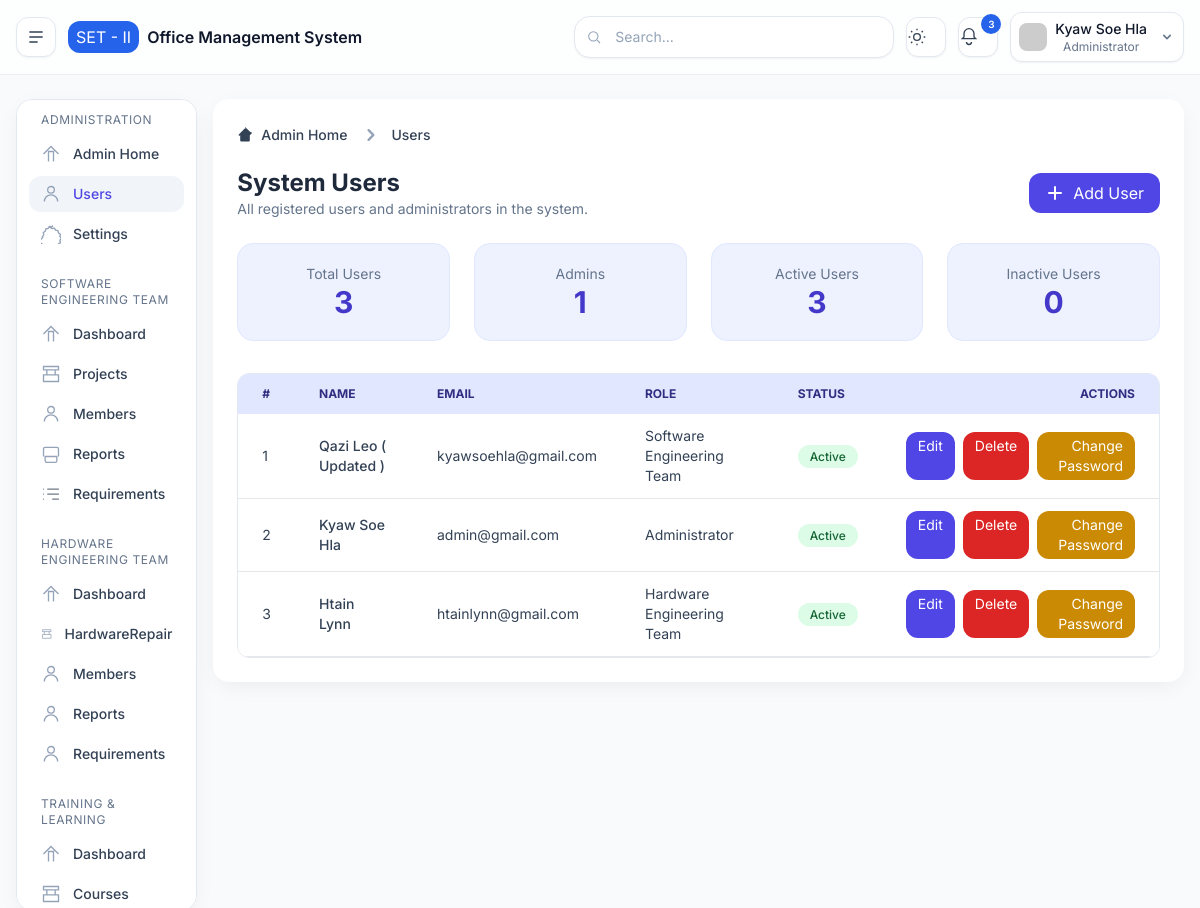
The app's page /dashboard/users/ (signed in) with its own data.
### base/models.py (models this page shows, shortened)
class SystemSettings(models.Model):
    system_name = models.CharField(max_length=100, default="Engineering Management Dashboard")
    organization = models.CharField(max_length=100, default="Software Engineering Team II")
    email_notifications = models.BooleanField(default=True)
    system_warnings = models.BooleanField(default=True)
    weekly_reports = models.BooleanField(default=False)
    session_timeout = models.PositiveIntegerField(default=30)
    updated_at = models.DateTimeField(auto_now=True)

### accounts/models.py (models this page shows, shortened)
class CustomUser(AbstractBaseUser, PermissionsMixin):
    ROLE_CHOICES = [
        ("admin", "Administrator"),
        ("set", "Software Engineering Team"),
        ("het", "Hardware Engineering Team"),
        ("training", "Training & Learning"),
    ]
    id = models.UUIDField(primary_key=True, default=uuid.uuid4, editable=False)
    email = models.EmailField(unique=True)
    full_name = models.CharField(max_length=255)
    role = models.CharField(max_length=20, choices=ROLE_CHOICES, default="‌admin")
    is_active = models.BooleanField(default=True)
    is_staff = models.BooleanField(default=False)
    date_joined = models.DateTimeField(auto_now_add=True)
    groups = models.ManyToManyField(
        "auth.Group",
        related_name="customuser_set",
        blank=True,
        help_text="The groups this user belongs to.",
    )
    user_permissions = models.ManyToManyField(
        "auth.Permission",
        related_name="customuser_permissions",
        blank=True,
        help_text="Specific permissions for this user.",
    )
    USERNAME_FIELD = "email"
    REQUIRED_FIELDS = ["full_name"]
    objects = CustomUserManager()

### base/views.py (the view)
# urls.py: path('users/', views.users, name='admin.users'),
@login_required(login_url="/")
@role_required("admin")
def users(request):
    users = CustomUser.objects.all().order_by('id')
    total_users = len(users)
    total_admins = sum(1 for user in users if user.role == "admin")
    total_active = sum(1 for user in users if user.is_active)
    total_inactive = total_users - total_active
    context = {
        "total_users": total_users,
        "total_admins": total_admins,
        "total_active": total_active,
        "total_inactive": total_inactive,
        "active_menu": "admin_users",
        "users": users,
    }
    return render(request, 'pages/admin/users.html', context)

### templates/pages/admin/users.html (shortened to what this page needs)
{% extends 'layouts/main.html' %}
{% block content %}
<div class="bg-white p-6 rounded-2xl shadow-soft dark:bg-slate-900">
  <nav class="flex mb-5" aria-label="Breadcrumb">
    <ol class="inline-flex items-center space-x-1 md:space-x-3">
      <li class="inline-flex items-center">
        <a href="{% url 'dashboard' %}"
          class="inline-flex items-center text-sm font-medium text-slate-700 hover:text-indigo-600 dark:text-slate-300 dark:hover:text-indigo-400">
          <svg class="w-4 h-4 mr-2" fill="currentColor" viewBox="0 0 20 20">
            <path
              d="M10.707 2.293a1 1 0 00-1.414 0l-7 7a1 1 0 001.414 1.414L4 10.414V17a1 1 0 001 1h10a1 1 0 001-1v-6.586l2.293-2.293a1 1 0 00-1.414-1.414l-7-7z">
            </path>
          </svg>
          Admin Home
        </a>
      </li>
      <li>
        <div class="flex items-center">
          <svg class="w-6 h-6 text-slate-400" fill="currentColor" viewBox="0 0 20 20">
            <path fill-rule="evenodd"
              d="M7.293 14.707a1 1 0 010-1.414L10.586 10 7.293 6.707a1 1 0 011.414-1.414l4 4a1 1 0 010 1.414l-4 4a1 1 0 01-1.414 0z"
              clip-rule="evenodd"></path>
          </svg>
          <a href="#" class="ml-1 text-sm font-medium text-slate-700 hover:text-indigo-600 md:ml-2 dark:text-slate-300 dark:hover:text-indigo-400">
            Users
          </a>
        </div>
      </li>
    </ol>
  </nav>
  <div class="flex justify-between items-center mb-6">
    <div>
      <h2 class="text-2xl font-bold text-slate-800 dark:text-slate-200">System Users</h2>
      <p class="text-slate-500 text-sm">All registered users and administrators in the system.</p>
    </div>
    <button
      class="px-4 py-2 bg-indigo-600 text-white rounded-xl hover:bg-indigo-700 flex items-center gap-2 transition">
      <svg xmlns="http://www.w3.org/2000/svg" class="h-5 w-5" fill="currentColor" viewBox="0 0 20 20">
        <path fill-rule="evenodd"
          d="M10 3a1 1 0 011 1v5h5a1 1 0 110 2h-5v5a1 1 0 11-2 0v-5H4a1 1 0 110-2h5V4a1 1 0 011-1z"
          clip-rule="evenodd" />
      </svg>
      <a href="{% url 'admin.add-user' %}">
      Add User
    </a>
    </button>
  </div>
  <div class="grid grid-cols-1 sm:grid-cols-4 gap-6 mb-8">
    <div class="bg-indigo-50 dark:bg-slate-800 rounded-2xl p-5 text-center border border-indigo-100 dark:border-slate-700">
      <p class="text-sm text-slate-500 dark:text-slate-400">Total Users</p>
      <p class="text-3xl font-bold text-indigo-700 dark:text-indigo-400">{{ total_users|default:120 }}</p>
    </div>
    <div class="bg-indigo-50 dark:bg-slate-800 rounded-2xl p-5 text-center border border-indigo-100 dark:border-slate-700">
      <p class="text-sm text-slate-500 dark:text-slate-400">Admins</p>
      <p class="text-3xl font-bold text-indigo-700 dark:text-indigo-400">{{ total_admins|default:8 }}</p>
    </div>
    <div class="bg-indigo-50 dark:bg-slate-800 rounded-2xl p-5 text-center border border-indigo-100 dark:border-slate-700">
      <p class="text-sm text-slate-500 dark:text-slate-400">Active Users</p>
      <p class="text-3xl font-bold text-indigo-700 dark:text-indigo-400">{{ total_active|default:103 }}</p>
    </div>
    <div class="bg-indigo-50 dark:bg-slate-800 rounded-2xl p-5 text-center border border-indigo-100 dark:border-slate-700">
      <p class="text-sm text-slate-500 dark:text-slate-400">Inactive Users</p>
      <p class="text-3xl font-bold text-indigo-700 dark:text-indigo-400">{{ total_inactive|default:0 }}</p>
    </div>
  </div>
  <div class="overflow-x-auto relative rounded-xl border border-slate-200 dark:border-slate-700">
    <table class="w-full text-sm text-left text-slate-700 dark:text-slate-300">
      <thead class="text-xs uppercase bg-indigo-100 dark:bg-slate-800 text-indigo-900 dark:text-indigo-400">
        <tr>
          <th class="py-3 px-6">#</th>
          <th class="py-3 px-6">Name</th>
          <th class="py-3 px-6">Email</th>
          <th class="py-3 px-6">Role</th>
          <th class="py-3 px-6">Status</th>
          <th class="py-3 px-6 text-right">Actions</th>
        </tr>
      </thead>
      <tbody>
        {% for user in users %}
        <tr class="bg-white border-b dark:bg-slate-900 dark:border-slate-700 hover:bg-slate-50 dark:hover:bg-slate-800">
          <td class="py-3 px-6">{{ forloop.counter }}</td>
          <td class="py-3 px-6 font-medium">{{ user.full_name }}</td>
          <td class="py-3 px-6">{{ user.email }}</td>
          <td class="py-3 px-6">
            {{ user.get_role_display }}
          </td>
          <td class="py-3 px-6">
            {% if user.is_active %}
              <span class="px-3 py-1 text-xs font-medium bg-green-100 text-green-800 rounded-full dark:bg-green-800 dark:text-green-200">Active</span>
            {% else %}
              <span class="px-3 py-1 text-xs font-medium bg-red-100 text-red-800 rounded-full dark:bg-red-800 dark:text-red-200">Inactive</span>
            {% endif %}
          </td>
          <td class="py-3 px-6 text-right">
            <div class="inline-flex gap-2">
              <a href="{% url 'admin.edit-user' user.id %}" class="bg-indigo-600 text-white px-3 py-1 rounded-xl hover:bg-indigo-700 dark:bg-indigo-400 dark:hover:bg-indigo-300" title="Edit">
                Edit
              </a>
              <a href="{% url 'admin.delete-user' user.id %}" class="bg-red-600 text-white px-3 py-1 rounded-xl hover:bg-red-700 dark:bg-red-400 dark:hover:bg-red-300" title="Delete">
                Delete
              </a>
              <a href="{% url 'change-user-password' user.id %}" class="bg-yellow-600 text-white px-3 py-1 rounded-xl hover:bg-yellow-700 dark:bg-yellow-400 dark:hover:bg-yellow-300" title="Change Password">
                Change Password
              </a>
            </div>
          </td>
        </tr>
        {% empty %}
        <tr><td colspan="6" class="py-6 text-center text-slate-500 dark:text-slate-400">No users found.</td></tr>
        {% endfor %}
      </tbody>
    </table>
  </div>
</div>
{% endblock %}

### templates/layouts/partials/header.html (shortened to what this page needs)
<header
      class="sticky top-0 z-40 border-b border-slate-200/70 bg-white/75 backdrop-blur dark:border-slate-800 dark:bg-slate-900/75">
      <div class="mx-auto flex max-w-12xl items-center gap-3 px-4 py-3">
        <button id="btnSidebar"
          class="inline-flex h-10 w-10 items-center justify-center rounded-xl border border-slate-200 bg-white text-slate-700 shadow-sm hover:bg-slate-50 dark:border-slate-800 dark:bg-slate-900 dark:text-slate-200"
          aria-label="Toggle sidebar">
          <svg xmlns="http://www.w3.org/2000/svg" class="h-5 w-5" viewBox="0 0 24 24" fill="none" stroke="currentColor"
            stroke-width="1.8">
            <path d="M4 6h16M4 12h16M4 18h10" />
          </svg>
        </button>
        <div class="flex items-center gap-2">
          <span class="h-8 w-auto px-2 rounded-xl bg-brand-600 justify-center items-center text-white flex">{{organization|default:"SET - II"}}</span>
          <span class="font-semibold">{{system_name|default:"Office Management System"}}</span>
        </div>
        <div class="ml-auto flex items-center gap-2 sm:gap-3">
          <div class="relative hidden md:block">
            <input type="text" placeholder="Search..."
              class="w-[320px] rounded-2xl border border-slate-200 bg-white px-4 py-2.5 pl-10 text-sm shadow-sm outline-none placeholder:text-slate-400 focus:ring-2 focus:ring-brand-500/30 dark:border-slate-800 dark:bg-slate-900" />
            <svg class="absolute left-3 top-1/2 -translate-y-1/2 h-4 w-4 text-slate-400" viewBox="0 0 24 24" fill="none"
              stroke="currentColor" stroke-width="1.6">
              <circle cx="11" cy="11" r="7" />
              <path d="M21 21l-4.3-4.3" />
            </svg>
          </div>
          <button id="btnTheme"
            class="h-10 w-10 rounded-xl border border-slate-200 bg-white text-slate-700 shadow-sm hover:bg-slate-50 dark:border-slate-800 dark:bg-slate-900 dark:text-slate-200"
            aria-label="Toggle theme">
            <svg class="theme-sun h-5 w-5 block dark:hidden" viewBox="0 0 24 24" fill="none" stroke="currentColor"
              stroke-width="1.6">
              <circle cx="12" cy="12" r="4" />
              <path
                d="M12 2v2m0 16v2M2 12h2m16 0h2M4.9 4.9l1.4 1.4m11.3 11.4l1.4 1.4M4.9 19.1l1.4-1.4m11.3-11.4l1.4-1.4" />
            </svg>
          </button>
          <button
            class="relative h-10 w-10 rounded-xl border border-slate-200 bg-white text-slate-700 shadow-sm hover:bg-slate-50 dark:border-slate-800 dark:bg-slate-900 dark:text-slate-200"
            aria-label="Notifications">
            <svg class="h-5 w-5" viewBox="0 0 24 24" fill="none" stroke="currentColor" stroke-width="1.6">
              <path d="M6 8a6 6 0 1 1 12 0v4l2 2H4l2-2V8" />
              <path d="M9 18a3 3 0 0 0 6 0" />
            </svg>
            <span
              class="absolute -right-1 -top-1 inline-flex h-5 min-w-[20px] items-center justify-center rounded-full bg-brand-600 px-1.5 text-[10px] font-semibold text-white">3</span>
          </button>
          <div class="relative">
            <button id="profileDropdownBtn" class="flex items-center gap-2 rounded-xl border border-slate-200 bg-white px-2 py-1.5 shadow-sm md:flex dark:border-slate-800 dark:bg-slate-900">
              <img class="h-7 w-7 rounded-lg" src="https://i.pravatar.cc/48?img=13" alt="avatar" />
              <div class="leading-tight">
                <p class="text-sm font-medium">{{request.user.full_name}}</p>
                <p class="text-xs text-slate-500 dark:text-slate-400">{{request.user.get_role_display}}</p>
              </div>
              <svg xmlns="http://www.w3.org/2000/svg" class="h-4 w-4 ml-1 text-slate-500" viewBox="0 0 20 20" fill="currentColor">
                <path fill-rule="evenodd" d="M5.293 7.293a1 1 0 011.414 0L10 10.586l3.293-3.293a1 1 0 111.414 1.414l-4 4a1 1 0 01-1.414 0l-4-4a1 1 0 010-1.414z" clip-rule="evenodd" />
              </svg>
            </button>
          </div>
        </div>
      </div>
    </header>

### templates/layouts/main.html (style rules this page uses)
body { font-family: 'Inter', sans-serif; }

### records on screen
SystemSettings: organization "SET - II", system_name "Office Management System"
CustomUser: user.full_name "Kyaw Soe Hla", user.role "Administrator", full_name "Kyaw Soe Hla", email "admin@gmail.com", role "Administrator", is_active "Active"
CustomUser: full_name "Qazi Leo ( Updated )", email "kyawsoehla@gmail.com", role "Software Engineering Team", is_active "Active"
CustomUser: full_name "Htain Lynn", email "htainlynn@gmail.com", role "Hardware Engineering Team", is_active "Active"

### other values on screen
{{ total_users|default:120 }} "3"
{{ total_admins|default:8 }} "1"
{{ total_active|default:103 }} "3"
{{ total_inactive|default:0 }} "0"
